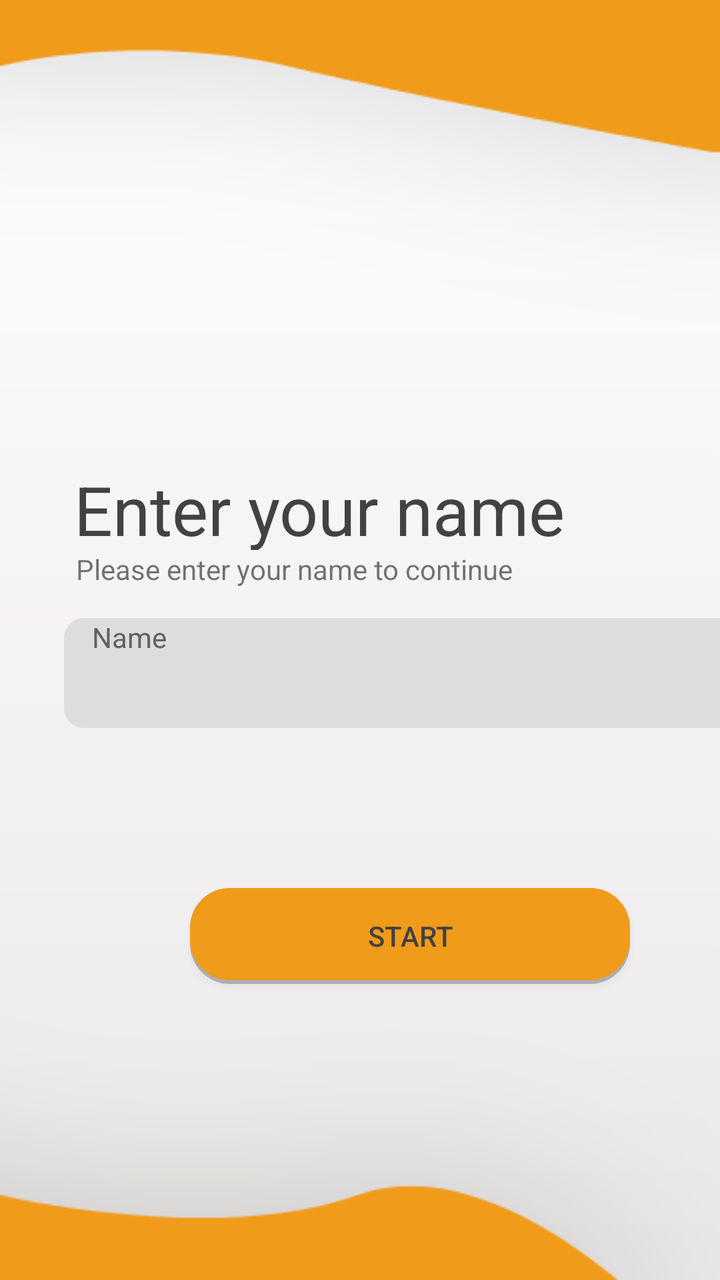
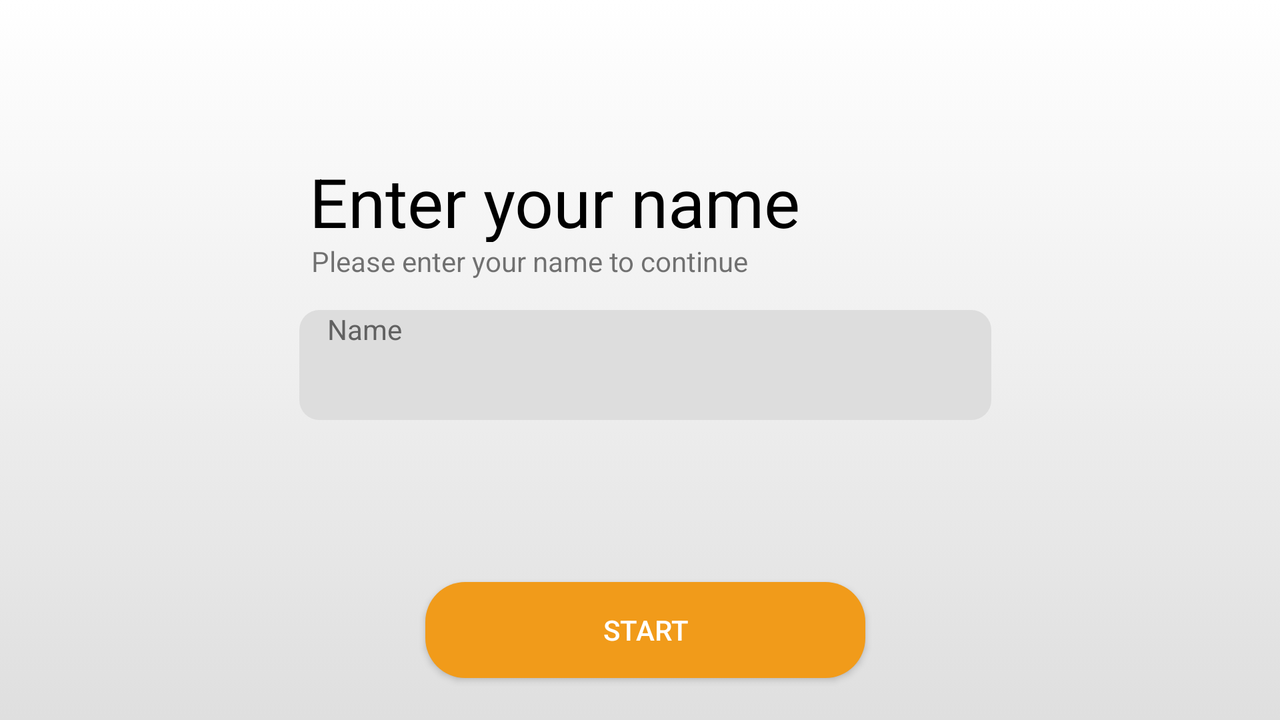

Compare how this app lays out the same screen by default and in its alternative resource folder. The renders come first, then the two layout files and the values they reference.
<!-- AndroidManifest.xml: application theme Theme.MathsEducationApplication -->
<!-- res/layout/activity_main.xml -->
<?xml version="1.0" encoding="utf-8"?>
<androidx.constraintlayout.widget.ConstraintLayout xmlns:android="http://schemas.android.com/apk/res/android"
    xmlns:app="http://schemas.android.com/apk/res-auto"
    xmlns:tools="http://schemas.android.com/tools"
    android:layout_width="match_parent"
    android:layout_height="match_parent"
    android:background="@drawable/background"
    tools:context=".MainActivity">

    <androidx.appcompat.widget.AppCompatButton
        android:id="@+id/buttonStart"
        android:layout_width="220dp"
        android:layout_height="48dp"
        android:layout_marginStart="95dp"
        android:layout_marginTop="75dp"
        android:layout_marginEnd="96dp"
        android:background="@drawable/button"
        android:onClick="start"
        android:text="@string/buttonStart"
        android:textColor="#424242"
        app:layout_constraintEnd_toEndOf="parent"
        app:layout_constraintHorizontal_bias="0.0"
        app:layout_constraintStart_toStartOf="parent"
        app:layout_constraintTop_toBottomOf="@+id/relativeLayout"
        tools:ignore="TextContrastCheck" />

    <TextView
        android:id="@+id/textViewPleaseEnterYourName"
        android:layout_width="244dp"
        android:layout_height="30dp"
        android:layout_marginStart="32dp"
        android:layout_marginEnd="135dp"
        android:background="@android:color/transparent"
        android:paddingLeft="6dp"
        android:paddingBottom="10dp"
        android:text="@string/textViewPleaseEnterYourName"
        app:layout_constraintEnd_toEndOf="parent"
        app:layout_constraintHorizontal_bias="0.0"
        app:layout_constraintStart_toStartOf="parent"
        app:layout_constraintTop_toBottomOf="@+id/textViewEnterYourName" />

    <TextView
        android:id="@+id/textViewEnterYourName"
        android:layout_width="257dp"
        android:layout_height="50dp"
        android:layout_marginStart="32dp"
        android:layout_marginTop="225dp"
        android:layout_marginEnd="122dp"
        android:paddingLeft="5dp"
        android:paddingTop="7dp"
        android:text="@string/textViewEnterYourName"
        android:textColor="#424242"
        android:textSize="34sp"
        app:layout_constraintEnd_toEndOf="parent"
        app:layout_constraintHorizontal_bias="0.0"
        app:layout_constraintStart_toStartOf="parent"
        app:layout_constraintTop_toTopOf="parent" />

    <RelativeLayout
        android:id="@+id/relativeLayout"
        android:layout_width="346dp"
        android:layout_height="60dp"
        android:layout_marginStart="32dp"
        android:layout_marginTop="4dp"
        android:layout_marginEnd="33dp"
        android:elevation="10dp"
        app:layout_constraintEnd_toEndOf="parent"
        app:layout_constraintHorizontal_bias="0.0"
        app:layout_constraintStart_toStartOf="parent"
        app:layout_constraintTop_toBottomOf="@+id/textViewPleaseEnterYourName">

        <EditText
            android:id="@+id/editTextStudentName"
            android:layout_width="match_parent"
            android:layout_height="55dp"
            android:background="@drawable/edit_text"
            android:ems="10"
            android:inputType="textPersonName"
            android:paddingLeft="14dp"
            tools:ignore="SpeakableTextPresentCheck" />

        <TextView
            android:id="@+id/textViewName"
            android:layout_width="wrap_content"
            android:layout_height="wrap_content"
            android:paddingLeft="14dp"
            android:paddingBottom="5dp"
            android:text="@string/textViewName"
            android:textColor="#616161" />
    </RelativeLayout>

</androidx.constraintlayout.widget.ConstraintLayout>
<!-- resources referenced by this layout -->
<resources>
  <!-- drawable background: png bitmap (drawable, 16164 bytes) -->
  <!-- drawable button (drawable) -->
  <?xml version="1.0" encoding="utf-8"?>
  <layer-list xmlns:android="http://schemas.android.com/apk/res/android">
      <item
          android:left="0dp"
          android:right="0dp"
          android:top="0dp"
          android:bottom="0dp">
          <shape android:shape="rectangle">
              <solid android:color="#3B000000"/>
              <corners android:radius="20dp" />
          </shape>
      </item>
      <item
          android:left="0dp"
          android:right="0dp"
          android:top="0dp"
          android:bottom="2dp">
          <shape android:shape="rectangle">
              <solid android:color="#F19B1A"/>
              <corners
                  android:bottomRightRadius="20dp"
                  android:bottomLeftRadius="20dp"
                  android:topLeftRadius="20dp"
                  android:topRightRadius="20dp" />
          </shape>
      </item>
  </layer-list>
  <!-- drawable edit_text (drawable) -->
  <?xml version="1.0" encoding="utf-8"?>
  <shape xmlns:android="http://schemas.android.com/apk/res/android">
      <solid android:color="#DDDDDD" />
      <corners
          android:bottomRightRadius="10dp"
          android:bottomLeftRadius="10dp"
          android:topLeftRadius="10dp"
          android:topRightRadius="10dp" />
  </shape>
  <string name="buttonStart">Start</string>
  <string name="textViewEnterYourName">Enter your name</string>
  <string name="textViewName">Name</string>
  <string name="textViewPleaseEnterYourName">Please enter your name to continue</string>
  <style name="Theme.MathsEducationApplication" parent="Theme.MaterialComponents.DayNight.NoActionBar">
          
          <item name="colorPrimary">@color/purple_500</item>
          <item name="colorPrimaryVariant">@color/purple_700</item>
          <item name="colorOnPrimary">@color/white</item>
          
          <item name="colorSecondary">@color/teal_200</item>
          <item name="colorSecondaryVariant">@color/teal_700</item>
          <item name="colorOnSecondary">@color/black</item>
          
          <item name="android:statusBarColor" tools:targetApi="l">?attr/colorPrimaryVariant</item>
          
      </style>
</resources>
<!-- res/layout-land/activity_main.xml (the repository's variant of the layout above) -->
<!-- drawn on the phone turned sideways -->
<?xml version="1.0" encoding="utf-8"?>
<androidx.constraintlayout.widget.ConstraintLayout xmlns:android="http://schemas.android.com/apk/res/android"
    xmlns:app="http://schemas.android.com/apk/res-auto"
    xmlns:tools="http://schemas.android.com/tools"
    android:layout_width="match_parent"
    android:layout_height="match_parent"
    android:background="@drawable/gradient_background"
    tools:context=".MainActivity">

    <TextView
        android:id="@+id/textViewEnterYourName"
        android:layout_width="257dp"
        android:layout_height="50dp"
        android:layout_marginStart="195dp"
        android:layout_marginTop="71dp"
        android:layout_marginEnd="279dp"
        android:paddingLeft="5dp"
        android:paddingTop="7dp"
        android:text="@string/textViewEnterYourName"
        android:textColor="#000000"
        android:textSize="34sp"
        app:layout_constraintEnd_toEndOf="parent"
        app:layout_constraintStart_toStartOf="parent"
        app:layout_constraintTop_toTopOf="parent" />

    <TextView
        android:id="@+id/textViewPleaseEnterYourName"
        android:layout_width="244dp"
        android:layout_height="30dp"
        android:layout_marginStart="195dp"
        android:layout_marginEnd="292dp"
        android:background="@android:color/transparent"
        android:paddingLeft="6dp"
        android:paddingBottom="10dp"
        android:text="@string/textViewPleaseEnterYourName"
        app:layout_constraintEnd_toEndOf="parent"
        app:layout_constraintStart_toStartOf="parent"
        app:layout_constraintTop_toBottomOf="@+id/textViewEnterYourName" />

    <androidx.appcompat.widget.AppCompatButton
        android:id="@+id/buttonStart"
        android:layout_width="220dp"
        android:layout_height="48dp"
        android:layout_marginStart="258dp"
        android:layout_marginTop="76dp"
        android:layout_marginEnd="253dp"
        android:background="@drawable/button_start"
        android:onClick="start"
        android:text="@string/buttonStart"
        android:textColor="#FFFFFF"
        app:layout_constraintEnd_toEndOf="parent"
        app:layout_constraintStart_toStartOf="parent"
        app:layout_constraintTop_toBottomOf="@+id/relativeLayout"
        tools:ignore="TextContrastCheck" />

    <RelativeLayout
        android:id="@+id/relativeLayout"
        android:layout_width="346dp"
        android:layout_height="60dp"
        android:layout_marginStart="195dp"
        android:layout_marginTop="4dp"
        android:layout_marginEnd="190dp"
        android:elevation="10dp"
        app:layout_constraintEnd_toEndOf="parent"
        app:layout_constraintStart_toStartOf="parent"
        app:layout_constraintTop_toBottomOf="@+id/textViewPleaseEnterYourName">

        <EditText
            android:id="@+id/editTextStudentName"
            android:layout_width="match_parent"
            android:layout_height="55dp"
            android:background="@drawable/edit_text"
            android:ems="10"
            android:inputType="textPersonName"
            android:paddingLeft="14dp"
            tools:ignore="SpeakableTextPresentCheck" />

        <TextView
            android:id="@+id/textViewName"
            android:layout_width="wrap_content"
            android:layout_height="wrap_content"
            android:paddingLeft="14dp"
            android:paddingBottom="5dp"
            android:text="@string/textViewName"
            android:textColor="#616161" />
    </RelativeLayout>

</androidx.constraintlayout.widget.ConstraintLayout>
<!-- resources referenced by the variant -->
<!-- as the phone turned sideways resolves them -->
<resources>
  <!-- drawable button_start (drawable) -->
  <?xml version="1.0" encoding="utf-8"?>
  <shape xmlns:android="http://schemas.android.com/apk/res/android">
      <solid android:color="#F19B1A" />
      <corners
          android:bottomRightRadius="20dp"
          android:bottomLeftRadius="20dp"
          android:topLeftRadius="20dp"
          android:topRightRadius="20dp" />
  </shape>
  <!-- drawable edit_text (drawable) -->
  <?xml version="1.0" encoding="utf-8"?>
  <shape xmlns:android="http://schemas.android.com/apk/res/android">
      <solid android:color="#DDDDDD" />
      <corners
          android:bottomRightRadius="10dp"
          android:bottomLeftRadius="10dp"
          android:topLeftRadius="10dp"
          android:topRightRadius="10dp" />
  </shape>
  <!-- drawable gradient_background (drawable) -->
  <?xml version="1.0" encoding="utf-8"?>
  <selector xmlns:android="http://schemas.android.com/apk/res/android">
      <item>
          <shape>
              <gradient
                  android:angle="270"
                  android:startColor="#FFFFFF"
                  android:endColor="#DFDFDF"
                  android:type="linear"/>
          </shape>
      </item>
  </selector>
  <string name="buttonStart">Start</string>
  <string name="textViewEnterYourName">Enter your name</string>
  <string name="textViewName">Name</string>
  <string name="textViewPleaseEnterYourName">Please enter your name to continue</string>
  <style name="Theme.MathsEducationApplication" parent="Theme.MaterialComponents.DayNight.NoActionBar">
          
          <item name="colorPrimary">@color/purple_500</item>
          <item name="colorPrimaryVariant">@color/purple_700</item>
          <item name="colorOnPrimary">@color/white</item>
          
          <item name="colorSecondary">@color/teal_200</item>
          <item name="colorSecondaryVariant">@color/teal_700</item>
          <item name="colorOnSecondary">@color/black</item>
          
          <item name="android:statusBarColor" tools:targetApi="l">?attr/colorPrimaryVariant</item>
          
      </style>
</resources>
